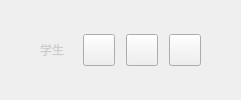
                <widget class="QWidget" name="widget_TeacherOpenClass" native="true">
                 <layout class="QHBoxLayout" name="horizontalLayout_6">
                  <property name="spacing">
                   <number>11</number>
                  </property>
                  <property name="leftMargin">
                   <number>0</number>
                  </property>
                  <property name="topMargin">
                   <number>0</number>
                  </property>
                  <property name="rightMargin">
                   <number>0</number>
                  </property>
                  <property name="bottomMargin">
                   <number>0</number>
                  </property>
                  <item>
                   <spacer name="horizontalSpacer_3">
                    <property name="orientation">
                     <enum>Qt::Horizontal</enum>
                    </property>
                    <property name="sizeHint" stdset="0">
                     <size>
                      <width>40</width>
                      <height>20</height>
                     </size>
                    </property>
                   </spacer>
                  </item>
                  <item>
                   <widget class="QLabel" name="label">
                    <property name="minimumSize">
                     <size>
                      <width>32</width>
                      <height>32</height>
                     </size>
                    </property>
                    <property name="maximumSize">
                     <size>
                      <width>32</width>
                      <height>32</height>
                     </size>
                    </property>
                    <property name="styleSheet">
                     <string notr="true">color: rgb(204, 204, 204);
font: 14px &quot;微软雅黑&quot;;</string>
                    </property>
                    <property name="text">
                     <string>学生</string>
                    </property>
                   </widget>
                  </item>
                  <item>
                   <widget class="QWidget" name="widget_11" native="true">
                    <property name="minimumSize">
                     <size>
                      <width>32</width>
                      <height>32</height>
                     </size>
                    </property>
                    <property name="maximumSize">
                     <size>
                      <width>32</width>
                      <height>32</height>
                     </size>
                    </property>
                    <layout class="QHBoxLayout" name="horizontalLayout_13">
                     <property name="spacing">
                      <number>0</number>
                     </property>
                     <property name="leftMargin">
                      <number>0</number>
                     </property>
                     <property name="topMargin">
                      <number>0</number>
                     </property>
                     <property name="rightMargin">
                      <number>0</number>
                     </property>
                     <property name="bottomMargin">
                      <number>0</number>
                     </property>
                     <item>
                      <widget class="QPushButton" name="pushButton_OpenClassUnPublish">
                       <property name="minimumSize">
                        <size>
                         <width>32</width>
                         <height>32</height>
                        </size>
                       </property>
                       <property name="maximumSize">
                        <size>
                         <width>32</width>
                         <height>32</height>
                        </size>
                       </property>
                       <property name="toolTip">
                        <string>下麦</string>
                       </property>
                       <property name="styleSheet">
                        <string notr="true">
QPushButton{
border-image: url(:/ctrl/img/ctrl/disable_publish_Normal_Click.png);
}

QPushButton:hover{
border-image: url(:/ctrl/img/ctrl/disable_publish_Click.png);
}</string>
                       </property>
                       <property name="text">
                        <string/>
                       </property>
                      </widget>
                     </item>
                    </layout>
                   </widget>
                  </item>
                  <item>
                   <widget class="QWidget" name="widget_12" native="true">
                    <layout class="QHBoxLayout" name="horizontalLayout_14">
                     <property name="spacing">
                      <number>0</number>
                     </property>
                     <property name="leftMargin">
                      <number>0</number>
                     </property>
                     <property name="topMargin">
                      <number>0</number>
                     </property>
                     <property name="rightMargin">
                      <number>0</number>
                     </property>
                     <property name="bottomMargin">
                      <number>0</number>
                     </property>
                     <item>
                      <widget class="QPushButton" name="pushButton_OpenClassStudentCamera">
                       <property name="minimumSize">
                        <size>
                         <width>32</width>
                         <height>32</height>
                        </size>
                       </property>
                       <property name="maximumSize">
                        <size>
                         <width>32</width>
                         <height>32</height>
                        </size>
                       </property>
                       <property name="toolTip">
                        <string>禁止画面</string>
                       </property>
                       <property name="styleSheet">
                        <string notr="true">QPushButton{
border-image: url(:/ctrl/img/ctrl/camera_Normal.png);
}

QPushButton:hover{

	border-image: url(:/ctrl/img/ctrl/camera_Click.png);
}

QPushButton:pressed{
border-image: url(:/ctrl/img/ctrl/camera_Normal.png);
}</string>
                       </property>
                       <property name="text">
                        <string/>
                       </property>
                      </widget>
                     </item>
                    </layout>
                   </widget>
                  </item>
                  <item>
                   <widget class="QWidget" name="widget_13" native="true">
                    <layout class="QHBoxLayout" name="horizontalLayout_15">
                     <property name="spacing">
                      <number>0</number>
                     </property>
                     <property name="leftMargin">
                      <number>0</number>
                     </property>
                     <property name="topMargin">
                      <number>0</number>
                     </property>
                     <property name="rightMargin">
                      <number>0</number>
                     </property>
                     <property name="bottomMargin">
                      <number>0</number>
                     </property>
                     <item>
                      <widget class="QPushButton" name="pushButton_OpenClassStuMic">
                       <property name="minimumSize">
                        <size>
                         <width>32</width>
                         <height>32</height>
                        </size>
                       </property>
                       <property name="maximumSize">
                        <size>
                         <width>32</width>
                         <height>32</height>
                        </size>
                       </property>
                       <property name="toolTip">
                        <string>静音</string>
                       </property>
                       <property name="styleSheet">
                        <string notr="true">QPushButton{
border-image: url(:/ctrl/img/ctrl/mic_Normal.png);
}
</string>
                       </property>
                       <property name="text">
                        <string/>
                       </property>
                      </widget>
                     </item>
                    </layout>
                   </widget>
                  </item>
                  <item>
                   <spacer name="horizontalSpacer_4">
                    <property name="orientation">
                     <enum>Qt::Horizontal</enum>
                    </property>
                    <property name="sizeHint" stdset="0">
                     <size>
                      <width>40</width>
                      <height>20</height>
                     </size>
                    </property>
                   </spacer>
                  </item>
                 </layout>
                </widget>
